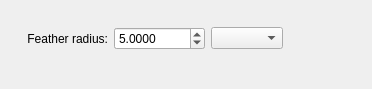
<?xml version="1.0" encoding="UTF-8"?>
<ui version="4.0">
 <class>WdgFeatherSelection</class>
 <widget class="QWidget" name="WdgFeatherSelection">
  <property name="geometry">
   <rect>
    <x>0</x>
    <y>0</y>
    <width>372</width>
    <height>89</height>
   </rect>
  </property>
  <layout class="QGridLayout">
   <item row="1" column="1">
    <widget class="QLabel" name="textLabel1">
     <property name="text">
      <string>Feather radius:</string>
     </property>
     <property name="alignment">
      <set>Qt::AlignRight|Qt::AlignTrailing|Qt::AlignVCenter</set>
     </property>
    </widget>
   </item>
   <item row="2" column="1">
    <spacer name="verticalSpacer_2">
     <property name="orientation">
      <enum>Qt::Vertical</enum>
     </property>
     <property name="sizeType">
      <enum>QSizePolicy::MinimumExpanding</enum>
     </property>
     <property name="sizeHint" stdset="0">
      <size>
       <width>20</width>
       <height>16</height>
      </size>
     </property>
    </spacer>
   </item>
   <item row="0" column="1">
    <spacer name="verticalSpacer">
     <property name="orientation">
      <enum>Qt::Vertical</enum>
     </property>
     <property name="sizeType">
      <enum>QSizePolicy::Fixed</enum>
     </property>
     <property name="sizeHint" stdset="0">
      <size>
       <width>20</width>
       <height>16</height>
      </size>
     </property>
    </spacer>
   </item>
   <item row="1" column="2">
    <widget class="KisIntParseSpinBox" name="spbRadius">
     <property name="minimum">
      <number>1</number>
     </property>
     <property name="maximum">
      <number>100000</number>
     </property>
     <property name="value">
      <number>1</number>
     </property>
    </widget>
   </item>
   <item row="1" column="2">
    <widget class="KisDoubleParseSpinBox" name="spbRadiusDouble">
     <property name="decimals">
      <number>4</number>
     </property>
     <property name="minimum">
      <double>0.000100000000000</double>
     </property>
     <property name="maximum">
      <double>10000.000000000000000</double>
     </property>
     <property name="singleStep">
      <double>0.100000000000000</double>
     </property>
     <property name="value">
      <double>5.000000000000000</double>
     </property>
    </widget>
   </item>
   <item row="1" column="0">
    <spacer name="horizontalSpacer">
     <property name="orientation">
      <enum>Qt::Horizontal</enum>
     </property>
     <property name="sizeType">
      <enum>QSizePolicy::Fixed</enum>
     </property>
     <property name="sizeHint" stdset="0">
      <size>
       <width>16</width>
       <height>20</height>
      </size>
     </property>
    </spacer>
   </item>
   <item row="1" column="4">
    <spacer name="horizontalSpacer_2">
     <property name="orientation">
      <enum>Qt::Horizontal</enum>
     </property>
     <property name="sizeType">
      <enum>QSizePolicy::MinimumExpanding</enum>
     </property>
     <property name="sizeHint" stdset="0">
      <size>
       <width>16</width>
       <height>20</height>
      </size>
     </property>
    </spacer>
   </item>
   <item row="1" column="3">
    <widget class="QComboBox" name="cmbUnit"/>
   </item>
  </layout>
 </widget>
 <customwidgets>
  <customwidget>
   <class>KisIntParseSpinBox</class>
   <extends>QSpinBox</extends>
   <header>kis_int_parse_spin_box.h</header>
  </customwidget>
  <customwidget>
   <class>KisDoubleParseSpinBox</class>
   <extends>QDoubleSpinBox</extends>
   <header>kis_double_parse_spin_box.h</header>
  </customwidget>
 </customwidgets>
 <tabstops>
  <tabstop>spbRadius</tabstop>
  <tabstop>spbRadiusDouble</tabstop>
  <tabstop>cmbUnit</tabstop>
 </tabstops>
 <resources/>
 <connections/>
</ui>
